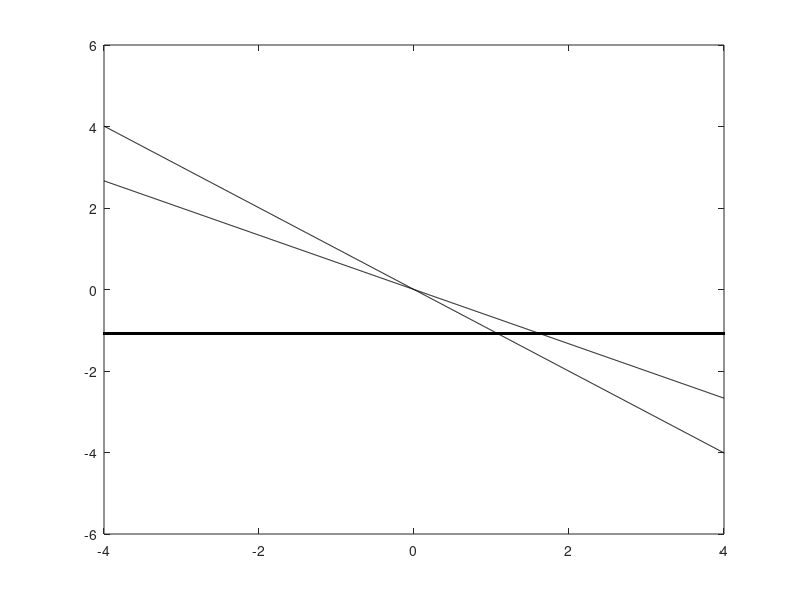

Recreate this plot in MATLAB. (Note: this script raises an error after producing the figure.)
a_min = -4;
a_max = 4;

b_min = -4;
b_max = 4;
n_points = 20;

h = 1.5;
w = 1;

NS = [5, 10, 15, 20, 25];

for N = NS
    x = linspace(a_min, a_max, 1000);
    y1 = - x * w / (sin(w * h));
    y2 = - x / h;
    y3 = - w * w / (1 - cos(w * h));
    plot(x, y1, 'k', x, y2, 'k', x, y3, '.k');
    hold on;
    
    save_dirpath = ['data/', num2str(N), '/'];
    
    mkdir(save_dirpath);
    
    save_fileindex = 0;
    
    for a0 = linspace(a_min, a_max, n_points)
        for b1 = linspace(b_min, b_max, n_points)
            fprintf('-------------------------\n');
            fprintf('### N = %d, a0 = %f, b1 = %f, file=%d\n', N, a0, b1, save_fileindex);
            fprintf('-------------------------\n');
            
            save_filepath = [save_dirpath, num2str(save_fileindex), '/'];
            
            V_min = algorithm_g_const(N, h, w, a0, b1, save_filepath);
            
            if(V_min > 0) 
                plot(a0, b0, '+r');
            else 
                plot(a0, b0, '.b'); 
            end
            hold on;
        end
    end
    
    print([save_dirpath, 'plot'], '-depsc');
    hold off;
end